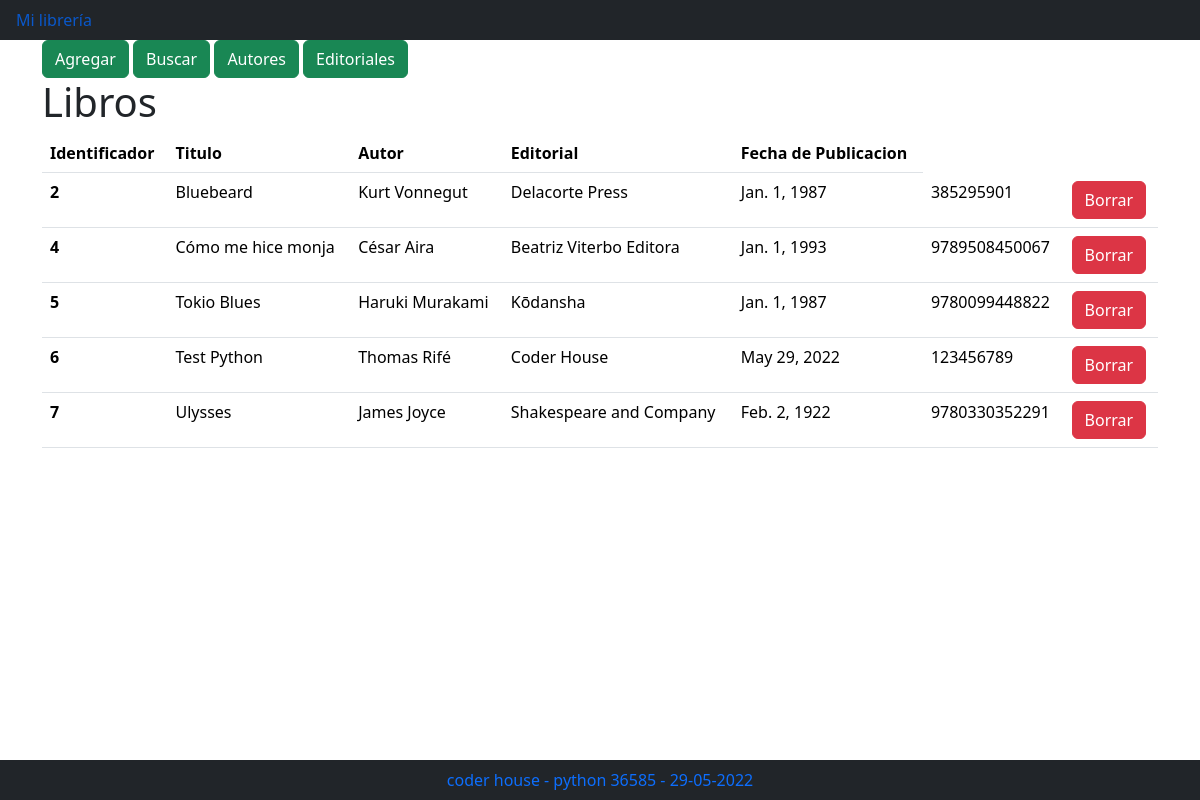
The app's page /Libreria/libros/ with its own data.
### Libreria/models.py (models this page shows)
class Libro(models.Model):
    titulo = models.CharField(max_length=100)
    autor = models.CharField(max_length=100)
    editorial = models.CharField(max_length=100)
    fecha_de_publicacion = models.DateField()
    isbn = models.IntegerField()

### Libreria/views.py (the view)
# urls.py: path('libros/', views.index_libro, name="libros"),
def index_libro(request):
    libro = Libro.objects.all()
    template = loader.get_template('Libreria/lista_libros.html')
    context = {
        'libro': libro,
    }
    return HttpResponse(template.render(context, request))

### Libreria/templates/Libreria/lista_libros.html
{% extends "Libreria/index.html" %}
{% load bootstrap5 %}
{% block cuerpo %}
<div class="container">
  <div class="row">
    <div class="col">
      {% url 'agregar_libro' as agregar_libro_url %}
      {% url 'buscar_libro' as buscar_libro_url %}
      {% url 'index' as autores_url %}
      {% url 'editorial' as editorial_url %}
      {% bootstrap_button "Agregar" button_class="btn-success" button_type="link" href=agregar_libro_url %}
      {% bootstrap_button "Buscar" button_class="btn-success" button_type="link" href=buscar_libro_url %}
      {% bootstrap_button "Autores" button_class="btn-success" button_type="link" href=autores_url %}
      {% bootstrap_button "Editoriales" button_class="btn-success" button_type="link" href=editorial_url %}
    <div>
  <div>
  <h1> Libros </h1>
  <div class="row">
    <div class="col">
        {% if libro %}
        <table class="table">
            <thead>
                <th scope="col">Identificador</th>
                <th scope="col">Titulo</th>
                <th scope="col">Autor</th>
                <th scope="col">Editorial</th>
                <th scope="col">Fecha de Publicacion</th>
            </thead>
            {% for l in libro %}
            <tbody>
                <tr>
                    <th scope="row">{{l.id}} </th>
                    <td> {{l.titulo}} </td>
                    <td> {{l.autor}} </td>
                    <td> {{l.editorial}} </td>
                    <td> {{l.fecha_de_publicacion}} </td>
                    <td> {{l.isbn}} </td>
                    {% url 'borrar_libro' identificador=l.id as borrar_url %}
                    <td>{% bootstrap_button "Borrar" size="sm" button_class="btn-danger" button_type="link" href=borrar_url %}</td>
                </tr>
            </tbody>
            {% endfor %}
        </table>
        {% else %}
            <p>No tienes Libros cargados</p>
        {% endif %}
    </div>
  </div>
</div>
{% endblock %}

### records on screen
Libro: id "2", titulo "Bluebeard", autor "Kurt Vonnegut", editorial "Delacorte Press", fecha_de_publicacion "Jan. 1, 1987", isbn "385295901", bootstrap_button "Borrar"
Libro: id "4", titulo "Cómo me hice monja", autor "César Aira", editorial "Beatriz Viterbo Editora", fecha_de_publicacion "Jan. 1, 1993", isbn "9789508450067", bootstrap_button "Borrar"
Libro: id "5", titulo "Tokio Blues", autor "Haruki Murakami", editorial "Kōdansha", fecha_de_publicacion "Jan. 1, 1987", isbn "9780099448822", bootstrap_button "Borrar"
Libro: id "6", titulo "Test Python", autor "Thomas Rifé", editorial "Coder House", fecha_de_publicacion "May 29, 2022", isbn "123456789", bootstrap_button "Borrar"
Libro: id "7", titulo "Ulysses", autor "James Joyce", editorial "Shakespeare and Company", fecha_de_publicacion "Feb. 2, 1922", isbn "9780330352291", bootstrap_button "Borrar"
